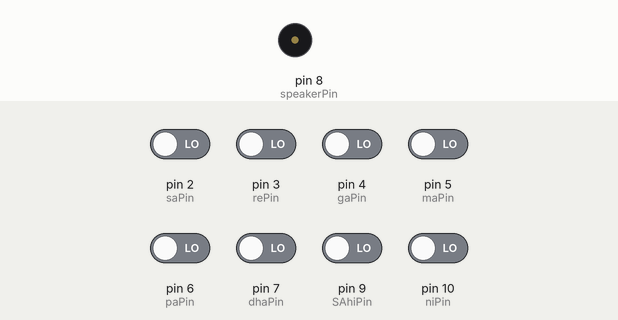
The sketch below on a simulated Arduino Uno, built with avr-gcc and run on an emulated ATmega328P. On the bench: buzzer (waves = sounding). The test bench sets the inputs (shaded band); at power-on: pin 2 (saPin), pin 3 (rePin), pin 4 (gaPin), pin 5 (maPin), pin 6 (paPin), pin 7 (dhaPin), pin 9 (SAhiPin), pin 10 (niPin) LOW.

Above: at 1.2 s.
1.3 s: pin 2 (saPin) driven HIGH
At 2.3 s:
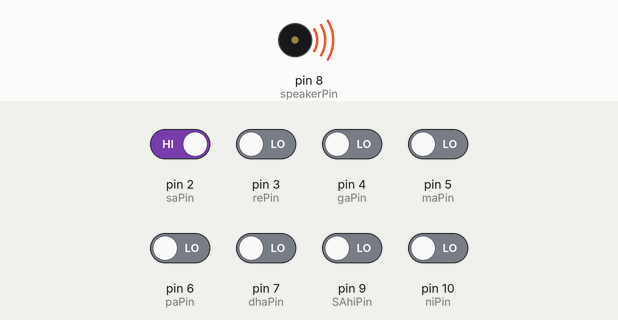
2.8 s: pin 2 (saPin) driven LOW
At 3.4 s:
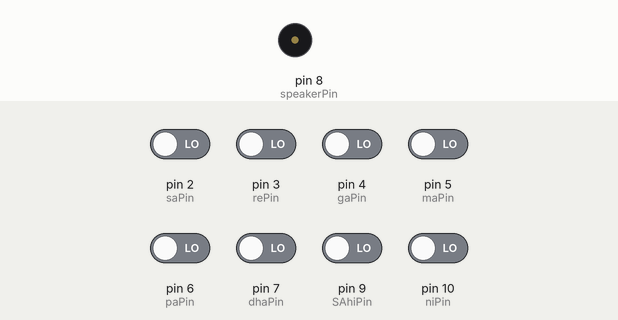
4.3 s: pin 3 (rePin) driven HIGH
At 4.6 s:
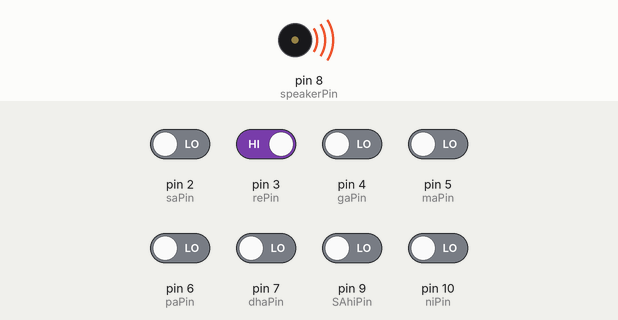
Timing chart, 0 to 7.3 s (numbered marks = the images above; inputs shaded):
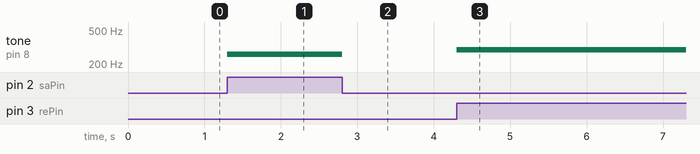

The sketch:

PIANO_WITH_TTP223_MODULES.ino
```cpp
// Define touch sensor input pins
const int saPin    = 2;
const int rePin    = 3;
const int gaPin    = 4;
const int maPin    = 5;
const int paPin    = 6;
const int dhaPin   = 7;
const int niPin    = 10; // New Ni/Me note pin
const int SAhiPin  = 9;

// Speaker pin
const int speakerPin = 8;

// Frequencies for Indian notes (approx.)
#define SA     261  // Sa (C4)
#define RE     293  // Re (D4)
#define GA     329  // Ga (E4)
#define MA     349  // Ma (F4)
#define PA     392  // Pa (G4)
#define DHA    440  // Dha (A4)
#define NI     493  // Ni (B4)
#define SA_HI  523  // High Sa (C5)

void setup() {
  // Set touch sensor pins as input
  pinMode(saPin, INPUT);
  pinMode(rePin, INPUT);
  pinMode(gaPin, INPUT);
  pinMode(maPin, INPUT);
  pinMode(paPin, INPUT);
  pinMode(dhaPin, INPUT);
  pinMode(niPin, INPUT);     // New
  pinMode(SAhiPin, INPUT);
}

void loop() {
  if (digitalRead(saPin) == HIGH) {
    tone(speakerPin, SA);
  } else if (digitalRead(rePin) == HIGH) {
    tone(speakerPin, RE);
  } else if (digitalRead(gaPin) == HIGH) {
    tone(speakerPin, GA);
  } else if (digitalRead(maPin) == HIGH) {
    tone(speakerPin, MA);
  } else if (digitalRead(paPin) == HIGH) {
    tone(speakerPin, PA);
  } else if (digitalRead(dhaPin) == HIGH) {
    tone(speakerPin, DHA);
  } else if (digitalRead(niPin) == HIGH) {
    tone(speakerPin, NI);      // New Ni sound
  } else if (digitalRead(SAhiPin) == HIGH) {
    tone(speakerPin, SA_HI);
  } else {
    noTone(speakerPin);  // Stop tone if no key is touched
  }
}


//Connections -

//TTP223 MODULES -

//1. sa -
//   VCC - VCC
//   GND - GND
//   OUT - D2

//2. re -
//   VCC - VCC
//   GND - GND
//   OUT - D3

//3. ga -
//   VCC - VCC
//   GND - GND
//   OUT - D4

//4. ma -
//   VCC - VCC
//   GND - GND
//   OUT - D5

//5. pa -
//   VCC - VCC
//   GND - GND
//   OUT - D6

//6. dha -
//   VCC - VCC
//   GND - GND
//   OUT - D7

//7. ni -
//   VCC - VCC
//   GND - GND
//   OUT - D10

//8. sa ( HIGH PITCH ) -
//   VCC - VCC
//   GND - GND
//   OUT - D9

//Buzzer -
//POSITIVE WIRE - D8
//NEGATIVE WIRE - GND
```

Measured:
- after the input at 1.3 s, tone on pin 8 (speakerPin): silent → 261 Hz at once
- after the input at 2.8 s, tone on pin 8 (speakerPin): 261 Hz → silent at once
- after the input at 4.3 s, tone on pin 8 (speakerPin): silent → 293 Hz at once
